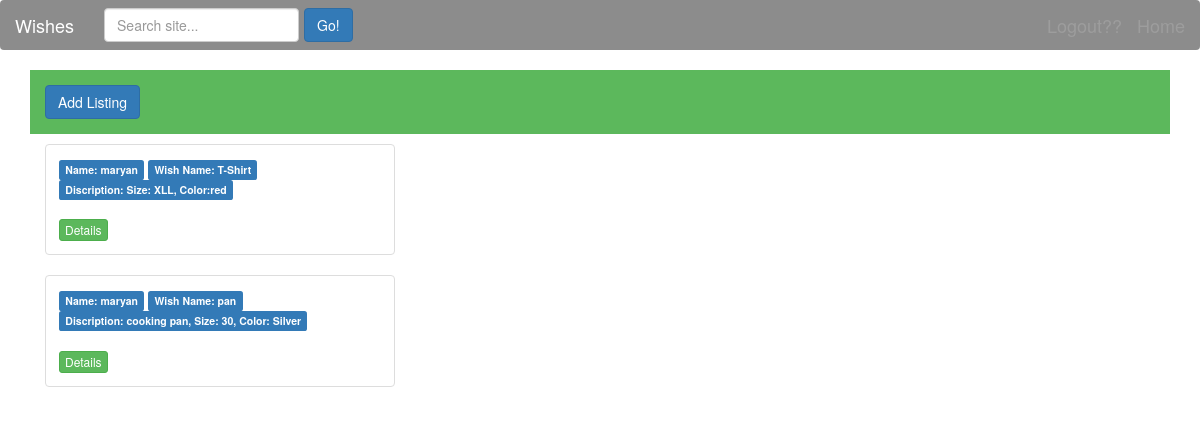
The page /wishes.php?alert=countersuccess (signed in) on the database as committed earlier.
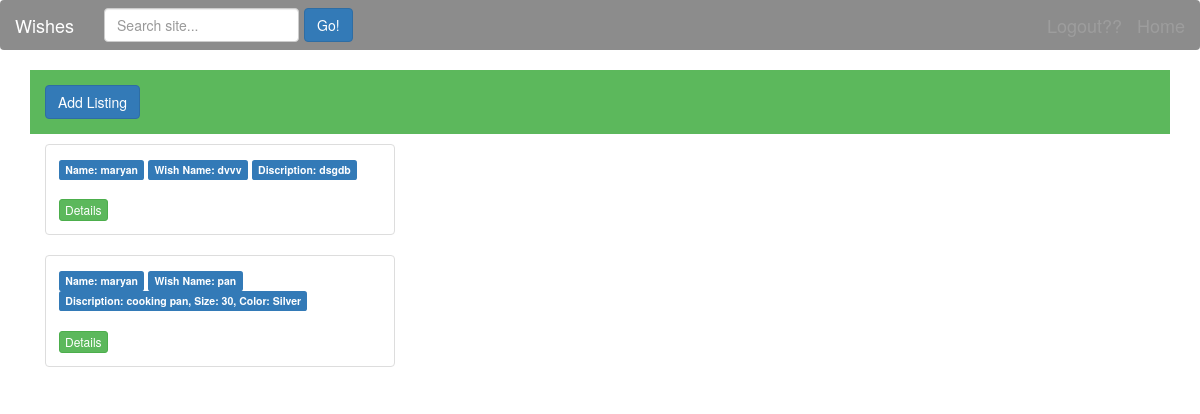
The same page on the database as committed later.
### tables this page shows
CREATE TABLE `wish` (
  `wish_id` int(20) NOT NULL,
  `wishname` varchar(20) NOT NULL,
  `discrption` text NOT NULL,
  `counter` int(5) NOT NULL,
  `status` varchar(30) NOT NULL,
  `publishdate` datetime(6) DEFAULT NULL ON UPDATE CURRENT_TIMESTAMP(6),
  `cancel_date` datetime(6) DEFAULT NULL ON UPDATE CURRENT_TIMESTAMP(6),
  `user_id` int(20) NOT NULL
);

### wishes.php (the view, shortened to what this page needs)
<?php
include ('include/connection.php');
	$mywishes = array();
	$query = "SELECT * FROM wish ";
	$result = mysqli_query($conn, $query);
	if (mysqli_num_rows($result) > 0){
		while($row = mysqli_fetch_assoc($result)) {
            $qu="SELECT user_firstname FROM user WHERE user_id= ".$row['user_id'];
            $res = mysqli_query($conn, $qu);
            $row1= mysqli_fetch_assoc($res);
            $row['user']=array_values($row1);
			$mywishes[]=$row;
		}
	}else{
		$alertMessage = "<div class='alert alert-warning'>Nothing to see here.<a href='wishes.php'>Head back</a></div>";
	}
?>
<!DOCTYPE html>
<html>
<head>
    <link rel="stylesheet" href="bootstrap/css/bootstrap.min.css">
    <link rel="stylesheet" href="style.css">
</head>
<body ng-app="ngStore" ng-controller="storeController">
    <nav class="navbar navbar-inverse">
        <div class="container-fluid">
            <div class="navbar-header">
                <a class="navbar-brand" href="#">Wishes</a>
            </div>
            <div>
                <form class="navbar-form navbar-left" role="search">
                    <div class="form-group">
                        <input type="text" name="searchText" class="form-control" placeholder="Search site...">
                    </div>
                    <button type="submit" name="search" class="btn btn-primary">Go!</button>
                </form>
                <a class="navbar-brand navbar-right"  href="GrouBuy.php">Home</a>
                <a class="navbar-brand navbar-right" href="logout.php">Logout??</a>
                <a class="navbar-brand navbar-right" href="#"><?php
					?></a>
            </div>
        </div>
    </nav>
	<form method="post" >
    <div class="container">
        <div class="col-sm-12 price-form">
		<a href="addwish.php" class="btn btn-primary" ng-click="addListing = !addListing" ng-show="!addListing" id="add">Add Listing</a>
        </div>
    </div>
	</form>
    <?php
		foreach ($mywishes as $val) {
	?>
    <div class="container">
        <div class="col-sm-4">
            <div class="thumbnail">
                <div class="caption">
                    <div ng-hide="showDetails === true">
                        <p class="label label-primary label-sm">Name: <?php echo $val['user'][0] ?></p>
                        <p class="label label-primary label-sm">Wish Name: <?php echo $val['wishname']; ?></p>
                        <p class="label label-primary label-sm">Discription: <?php echo $val['discrption']; ?></p>
                    </div>
					<br>
                    <button class="btn btn-xs btn-success" ng-hide="showDetails === true"
                        ng-click="showDetails = !showDetails">
                        Details
                    </button>
                </div>
            </div>
        </div>
    </div>
    <?php
		}
	?>
</body>
</html>

Rows that differ between the two databases and show on the page:
changed wish: wishname "T-Shirt" → "dvvv"; discrption "Size: XLL, Color:red" → "dsgdb"
